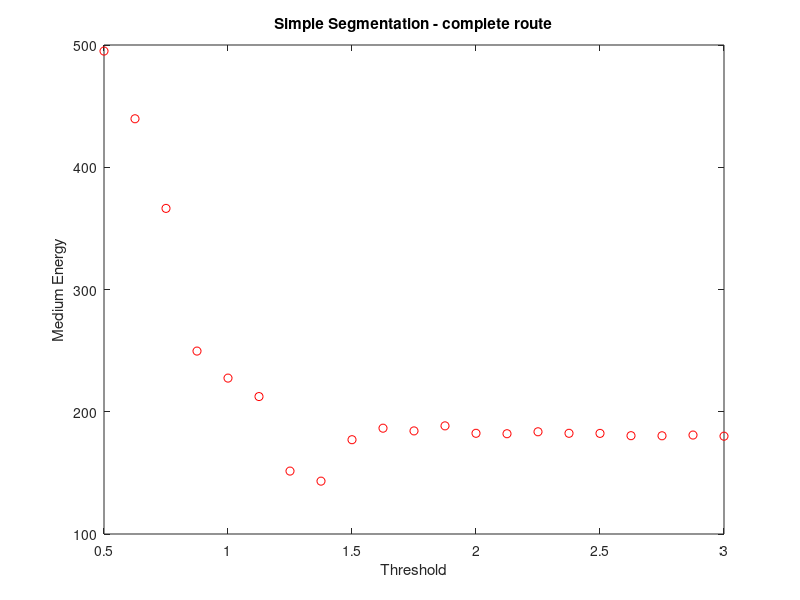
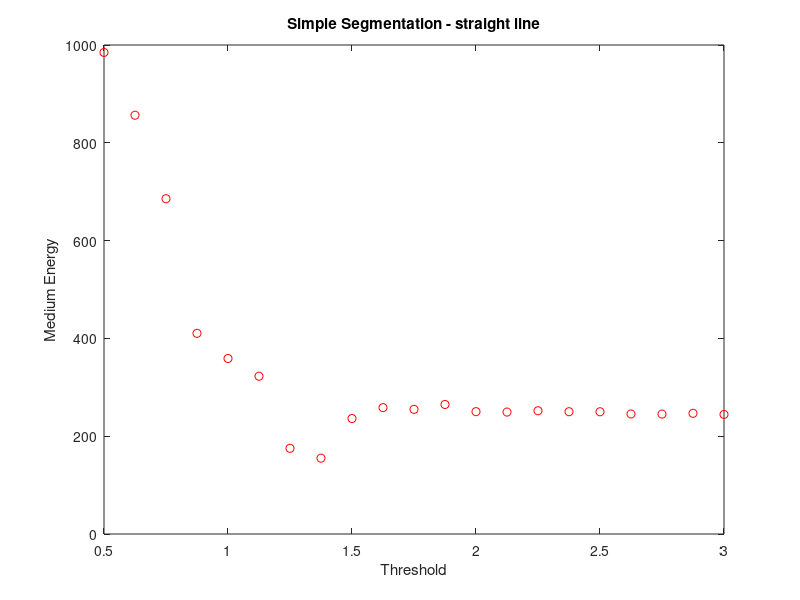
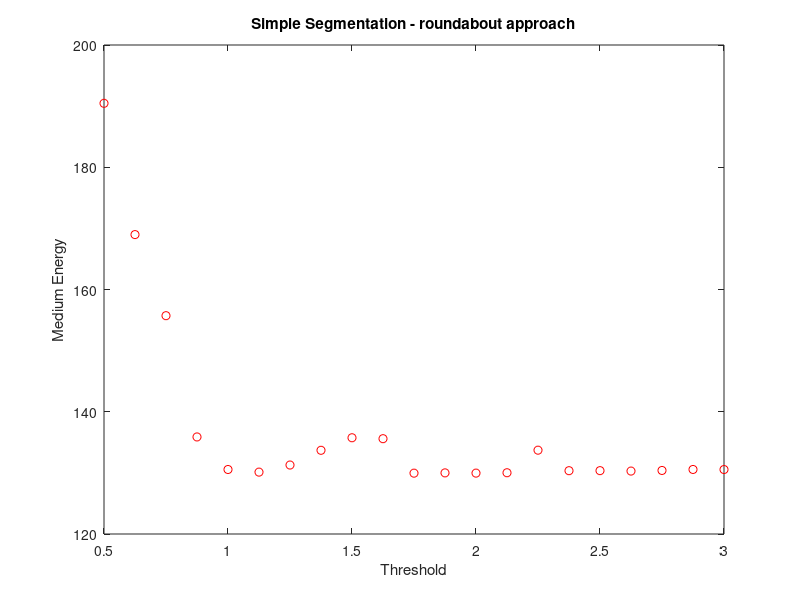
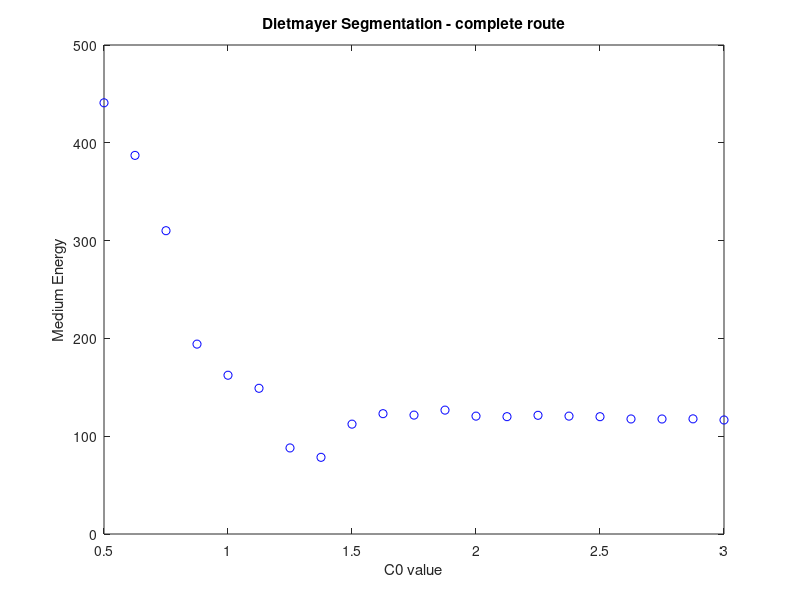

Source code (MATLAB) for these figures, in order:
%% Plot data
% Simple Segmentation

close all, clc;

xs = linspace(0.5,3,21);
ys = [495.0502008032 439.6646586345	366.3493975904 249.6365461847 227.5281124498 212.4287148594	151.4678714859 143.2369477912 177.1325301205 186.5552208835 184.3383534137 188.4618473896 182.374497992 182.0251004016 183.6204819277 182.3765060241 182.3022088353	180.4196787149 180.3453815261 180.9477911647 180.0090361446];

ys1 = [984.7978	856.4185 685.6556 410.3737 358.9302 322.6553 175.2005 155.0718 236.1755 258.433 254.9387 264.8464 250.216 249.3493 252.0385 250.0983 249.9677 245.4192 245.2535 246.8241 244.4924];
ys2 = [190.4591	168.983	155.7171 135.8782 130.5528 130.1241 131.2842 133.6945 135.7462 135.5934 129.9531 130 129.9611 130.0224 133.7135 130.3578 130.3652 130.2956 130.3958 130.5584 130.5474];
ys3 = [134.982	136.822	135.3141 135.7462 135.6459 135.6192	135.7005 135.2109 135.1703 135.6565	135.6792 135.7174 135.662 135.6713 135.6048 135.6576 135.6042 135.6343 135.5934 135.4318 135.4892];

plot(xs,ys,'ro');
title('Simple Segmentation - complete route');
xlabel('Threshold');
ylabel('Medium Energy');

figure;
plot(xs,ys1,'ro');
title('Simple Segmentation - straight line');
xlabel('Threshold');
ylabel('Medium Energy');

figure;
plot(xs,ys2,'ro');
title('Simple Segmentation - roundabout approach');
xlabel('Threshold');
ylabel('Medium Energy');

figure;
plot(xs,ys3,'ro');
title('Simple Segmentation - roundabout');
xlabel('Threshold');
ylabel('Medium Energy');

% [r,c] = find(ys==min(min(ys)));
% xs(c)
% min_ys = min(ys) 
% 
% [r,c] = find(ys1==min(min(ys1)));
% xs(c)
% min_ys1 = min(ys1)
% 
% [r,c] = find(ys2==min(min(ys2)));
% xs(c)
% min_ys2 = min(ys2)

% [r,c] = find(ys3==min(min(ys3)));
% xs(c)
% min_ys3 = min(ys3)


%% Dietmayer Segmentation

close all, clc;

xd = linspace(0.5,3,21);
yd = [440.9086345382	387.1415662651	310.1305220884	194.1637550201	162.3480923695	148.9876506024	87.9975903614	78.4062248996	112.3365461847	123.0282128514	121.5735943775	126.671686747	120.5275100402	119.9789156627	121.3664658635	120.538253012	119.9497991968	117.6321285141	117.5975903614	117.7454819277	116.5830321285];

yd1 = [972.9426	837.6167	669.0346	407.6371	337.2997	322.536	175.0833	154.7607	236.1755	258.433	254.9387	254.9387	250.2147	249.0199	252.0386	250.0983	249.9677	245.4192	245.2535	246.8241	244.4924];
yd2 = [115.7114	89.4293	67.8988	48.4787	39.9978	38.8599	39.7587	42.0352	44.1337	43.9489	38.3208	38.3478	38.2713	38.2971	41.2969	38.0661	35.6304	33.4895	32.7552	32.4603	31.8815];
yd3 = [47.9716	61.3757	52.1562	41.2284	37.9297	21.7123	22.1347	18.8219	18.5544	21.8903	21.8705	25.8274	25.671	25.537	24.9265	24.9265	25.4215	25.1243	25.4323	24.3933	24.1276];

plot(xd,yd,'bo');
title('Dietmayer Segmentation - complete route');
xlabel('C0 value');
ylabel('Medium Energy');

figure;
plot(xd,yd1,'bo');
title('Dietmayer Segmentation - straight line');
xlabel('C0 value');
ylabel('Medium Energy');

figure;
plot(xd,yd2,'bo');
title('Dietmayer Segmentation - roundabout approach');
xlabel('C0 value');
ylabel('Medium Energy');

figure;
plot(xd,yd3,'bo');
title('Dietmayer Segmentation - roundabout');
xlabel('C0 value');
ylabel('Medium Energy');

% [r,c] = find(yd==min(min(yd)));
% xd(c)
% min_yd = min(yd) 

% [r,c] = find(yd1==min(min(yd1)));
% xd(c)
% min_yd1 = min(yd1)

% [r,c] = find(yd2==min(min(yd2)));
% xd(c)
% min_yd2 = min(yd2)
% 
% [r,c] = find(yd3==min(min(yd3)));
% xd(c)
% min_yd3 = min(yd3)

%% ABD Segmentation

close all, clc;

x_abd = linspace(2,20,21);
y_abd = [175.8514056225	178.8925702811	173.8935742972	175.3253012048	180.5773092369	160.733935743	194.4397590361	201.5080321285	206.6757028112	221.3664658635	228.2208835341	182.7218875502	204.516064257	169.3032128514	210.7751004016	205.6997991968	176.2520080321	186.9518072289	196.4036144578	193.1596385542	200.3363453815];

y_abd1 = [246.5701	254.56	243.7453	247.5479	259.5278	211.7002	293.0296	306.3271	319.5371	354.4549	372.7319	263.0407	315.19	230.8129	331.0563	320.6902	248.8853	274.6823	294.9242	286.002	306.1255];
y_abd2 = [94.3925	92.4271	89.9371	90.6941	90.6982	90.7714	90.4736	103.5284	99.7296	101.1071	96.2704	96.2896	96.3461	96.464	96.2414	88.8079	91.8218	91.9754	98.9602	102.3779	95.9059];
y_abd3 = [135.488	135.2207	135.0954	134.5345	135.189	135.13	135.1832	134.6187	135.0931	135.1419	135.0172	134.9734	135.3539	134.8048	134.654	135.217	135.0256	134.9914	135.1923	135.1445	134.5398];

plot(x_abd ,y_abd , 'go' );
title('ABD Segmentation - complete route');
xlabel('lamda');
ylabel('Medium Energy');

figure;
plot(x_abd ,y_abd1 , 'go' );
title('ABD Segmentation - straight line');
xlabel('lamda');
ylabel('Medium Energy');

figure;
plot(x_abd ,y_abd2 , 'go' );
title('ABD Segmentation - roundabout approach');
xlabel('lamda');
ylabel('Medium Energy');

figure;
plot(x_abd ,y_abd3 , 'go' );
title('ABD Segmentation - roundabout');
xlabel('lamda');
ylabel('Medium Energy');

% [r,c] = find(y_abd==min(min(y_abd)));
% x_abd(c)
% min_y_abd = min(y_abd) 

% [r,c] = find(y_abd1==min(min(y_abd1)));
% x_abd(c)
% min_y_abd1 = min(y_abd1) 
% 
% [r,c] = find(y_abd2==min(min(y_abd2)));
% x_abd(c)
% min_y_abd2 = min(y_abd2) 
% 
[r,c] = find(y_abd3==min(min(y_abd3)));
x_abd(c)
min_y_abd3 = min(y_abd3) 


%% NN Segmentation
close all, clc;

x_nn = linspace(0.5,3,21);
y_nn = [488.90562249	436.765060241	361.7630522088	292.8524096386	241.1214859438	220.0271084337	188.984939759	197.812248996	254.1204819277	266.7781124498	267.3955823293	262.3714859438	307.9126506024	252.5020080321	252.9618473896	269.8574297189	255.1807228916	245.8644578313	143.9026104418	242.8524096386	315.6024096386];

y_nn1 = [977.9474	852.6295	668.9471	511.1698	384.7421	334.2564	247.667	267.1259	387.5783	408.4429	405.4425	401.2184	514.1097	389.5823	383.4609	426.2251	422.8603	415.9343	414.3396	412.9372	588.5212];
y_nn2 = [207.864	207.864	180.6096	154.8784	140.9477	142.0257	144.2143	149.7381	154.5448	155.3536	160.1778	156.3921	161.0905	164.4618	161.8677	155.8393	145.6524	150.3339	147.7723	152.6163	157.497];
y_nn3 = [122.1912	127.7675	132.8359	132.8359	132.8359	138.1954	148.3987	156.838	161.14	169.8477	169.7332	166.3812	162.0686	152.5746	160.0946	151.9984	133.5292	117.6508	116.4366	112.9891	111.3381];

plot(x_nn ,y_nn , 'ko' );
title('NN Segmentation - complete route');
xlabel('Threshold');
ylabel('Medium Energy');

figure;
plot(x_nn ,y_nn1 , 'ko' );
title('NN Segmentation - straight line');
xlabel('Threshold');
ylabel('Medium Energy');

figure;
plot(x_nn ,y_nn2 , 'ko' );
title('NN Segmentation - roundabout approach');
xlabel('Threshold');
ylabel('Medium Energy');

figure;
plot(x_nn ,y_nn3 , 'ko');
title('NN Segmentation - roundabout');
xlabel('Threshold');
ylabel('Medium Energy');


% [r,c] = find(y_nn==min(min(y_nn)));
% x_nn(c)
% min_y_nn = min(y_nn) 
% 
% [r,c] = find(y_nn1==min(min(y_nn1)));
% x_nn(c)
% min_y_nn1 = min(y_nn1) 
% 
% [r,c] = find(y_nn2==min(min(y_nn2)));
% x_nn(c)
% min_y_nn2 = min(y_nn2) 
% 
[r,c] = find(y_nn3==min(min(y_nn3)));
x_nn(c)
min_y_nn3 = min(y_nn3) 


%% Premebida Segmentation
close all, clc;

x_p = linspace(0.475, 0.975,21);
y_p = [136.6161646586	156.9668674699	165.8704819277	171.1265060241	147.7580321285	144.2570281125	145.1124497992	156.2289156627	159.3323293173	160.8172690763	138.0903614458	140.9126506024	145.1516064257	156.4889558233	165.7469879518	160.2931726908	196.9246987952	176.0230923695	193.7991967871	231.453815261	252.6144578313];

y_p1 = [249.591	290.7295	303.7088	313.8661	257.288	248.8618	248.2052	273.4341	274.8665	282.0155	206.2954	209.9883	211.4883	233.7817	254.286	241.7041	319.7637	267.9615	308.7588	383.8972	438.9931];
y_p2 = [69.9323	79.359	97.5047	95.4323	95.6469	93.2007	93.1849	93.5187	91.8177	95.2283	99.015	103.3918	110.6314	115.2526	113.2793	110.7084	106.6947	109.5487	116.075	126.9373	126.3784];
y_p3 = [52.4475	56.8925	59.1494	62.117	62.2653	63.0077	65.5322	66.895	73.0427	68.6801	86.9081	88.4401	94.2889	97.5419	99.8449	100.1133	110.9056	111.3049	111.2054	122.3834	118.7958];

plot(x_p ,y_p , 'ro' );
title('Multivariable Segmentation - complete route');
xlabel('Cosine distance threshold');
ylabel('Medium Energy');

figure;
plot(x_p ,y_p1, 'ro' );
title('Multivariable Segmentation - straight line');
xlabel('Cosine distance threshold');
ylabel('Medium Energy');

figure;
plot(x_p ,y_p1, 'ro' );
title('Multivariable Segmentation - straight line');
xlabel('Cosine distance threshold');
ylabel('Medium Energy');

figure;
plot(x_p ,y_p2, 'ro' );
title('Multivariable Segmentation - roundabout approach');
xlabel('Cosine distance threshold');
ylabel('Medium Energy');

figure;
plot(x_p ,y_p3, 'ro' );
title('Multivariable Segmentation - roundabout');
xlabel('Cosine distance threshold');
ylabel('Medium Energy');

% [r,c] = find(y_p==min(min(y_p)));
% x_p(c)
% min_y_p = min(y_p) 

% [r,c] = find(y_p1==min(min(y_p1)));
% x_p(c)
% min_y_p1 = min(y_p1) 
% 
% [r,c] = find(y_p2==min(min(y_p2)));
% x_p(c)
% min_y_p2 = min(y_p2) 
% 
% [r,c] = find(y_p3==min(min(y_p3)));
% x_p(c)
% min_y_p3 = min(y_p3) 





